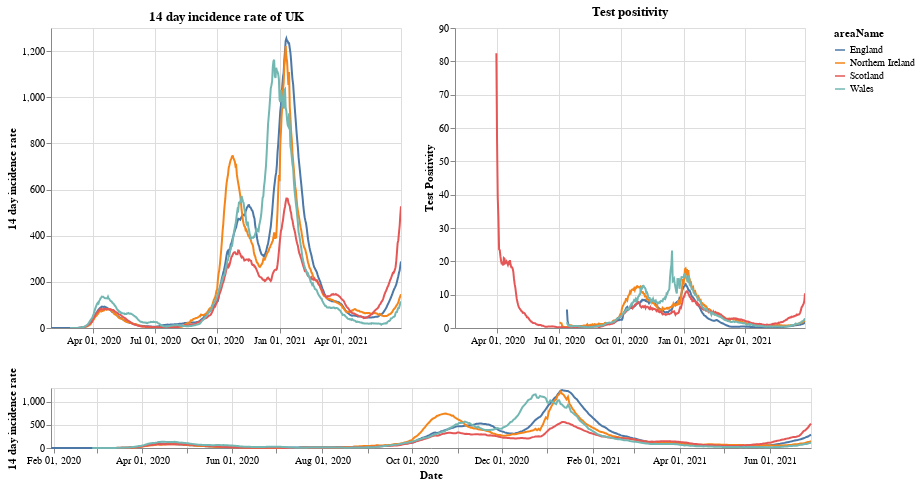

The notebook cell saved with this chart:
### Markdown cell above
# Plots

First a plot with each country in the UK. The top right shows the positivity rate for (which is the percentage of registered tests which were positive) while the top left is the 14 day incidence rate. The bottom chart can be used to select the timeframe (does not work on a mobile device).

### Code cell
#collapse
brush = alt.selection(type='interval', name='DateBrush',encodings=['x'],fields=['Time'])
leg_selection = alt.selection_multi(fields=['areaName'], bind='legend')

base = alt.Chart(uk_cases).mark_line().encode(
    x=alt.X("yearmonthdate(date):T", axis=alt.Axis(title='Date')),
    y=alt.Y("twoWeeklyCasesRate:Q", axis=alt.Axis(title='14 day incidence rate')),
    tooltip=['areaName', 'date','twoWeeklyCasesRate', 'testPositivity'],
    color='areaName',
    opacity=alt.condition(leg_selection, alt.value(2), alt.value(0.1))
).add_selection(leg_selection).properties(width=350)

upper = base.encode(alt.X('yearmonthdate(date):T', axis=alt.Axis(title=''),
                         scale=alt.Scale(domain=brush))
                   ).properties(title=f'14 day incidence rate of UK')
upper_right = upper.encode(alt.Y('testPositivity:Q', axis=alt.Axis(title='Test Positivity'))).properties(title='Test positivity')
lower = base.properties(height=60, width = 760).add_selection(brush)

(upper | upper_right) & lower

### Figure 1 — Vega-Lite specification as saved in the notebook (floating-point values rounded to 4 significant figures; data arrays with more than 128 entries replaced by an {"elided": "..."} marker saying what was removed)
{"config": {"view": {"continuousWidth": 400, "continuousHeight": 300}}, "vconcat": [{"hconcat": [{"mark": "line", "encoding": {"color": {"type": "nominal", "field": "areaName"}, "opacity": {"condition": {"value": 2, "selection": "selector001"}, "value": 0.1}, "tooltip": [{"type": "nominal", "field": "areaName"}, {"type": "temporal", "field": "date"}, {"type": "quantitative", "field": "twoWeeklyCasesRate"}, {"type": "quantitative", "field": "testPositivity"}], "x": {"type": "temporal", "axis": {"title": ""}, "field": "date", "scale": {"domain": {"selection": "DateBrush"}}, "timeUnit": "yearmonthdate"}, "y": {"type": "quantitative", "axis": {"title": "14 day incidence rate"}, "field": "twoWeeklyCasesRate"}}, "selection": {"selector001": {"type": "multi", "fields": ["areaName"], "bind": "legend"}}, "title": "14 day incidence rate of UK", "width": 350}, {"mark": "line", "encoding": {"color": {"type": "nominal", "field": "areaName"}, "opacity": {"condition": {"value": 2, "selection": "selector001"}, "value": 0.1}, "tooltip": [{"type": "nominal", "field": "areaName"}, {"type": "temporal", "field": "date"}, {"type": "quantitative", "field": "twoWeeklyCasesRate"}, {"type": "quantitative", "field": "testPositivity"}], "x": {"type": "temporal", "axis": {"title": ""}, "field": "date", "scale": {"domain": {"selection": "DateBrush"}}, "timeUnit": "yearmonthdate"}, "y": {"type": "quantitative", "axis": {"title": "Test Positivity"}, "field": "testPositivity"}}, "selection": {"selector001": {"type": "multi", "fields": ["areaName"], "bind": "legend"}}, "title": "Test positivity", "width": 350}]}, {"mark": "line", "encoding": {"color": {"type": "nominal", "field": "areaName"}, "opacity": {"condition": {"value": 2, "selection": "selector001"}, "value": 0.1}, "tooltip": [{"type": "nominal", "field": "areaName"}, {"type": "temporal", "field": "date"}, {"type": "quantitative", "field": "twoWeeklyCasesRate"}, {"type": "quantitative", "field": "testPositivity"}], "x": {"type": "temporal", "axis": {"title": "Date"}, "field": "date", "timeUnit": "yearmonthdate"}, "y": {"type": "quantitative", "axis": {"title": "14 day incidence rate"}, "field": "twoWeeklyCasesRate"}}, "height": 60, "selection": {"selector001": {"type": "multi", "fields": ["areaName"], "bind": "legend"}, "DateBrush": {"type": "interval", "encodings": ["x"], "fields": ["Time"]}}, "width": 760}], "data": {"name": "data-e3b13724169cb8d6e0030441e1da9fe0"}, "$schema": "https://vega.github.io/schema/vega-lite/v4.8.1.json", "datasets": {"data-e3b13724169cb8d6e0030441e1da9fe0": {"elided": "1976 records"}}}
